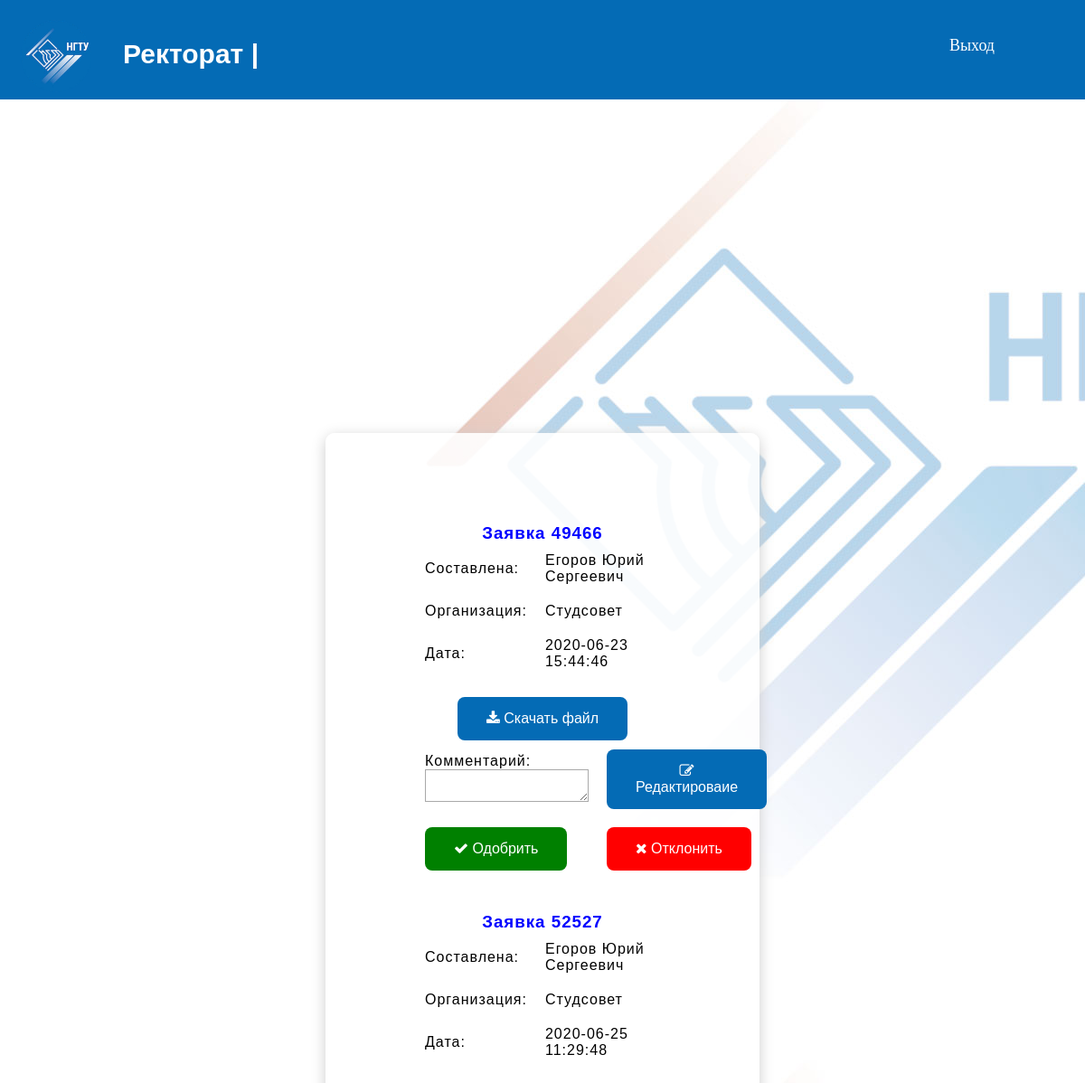
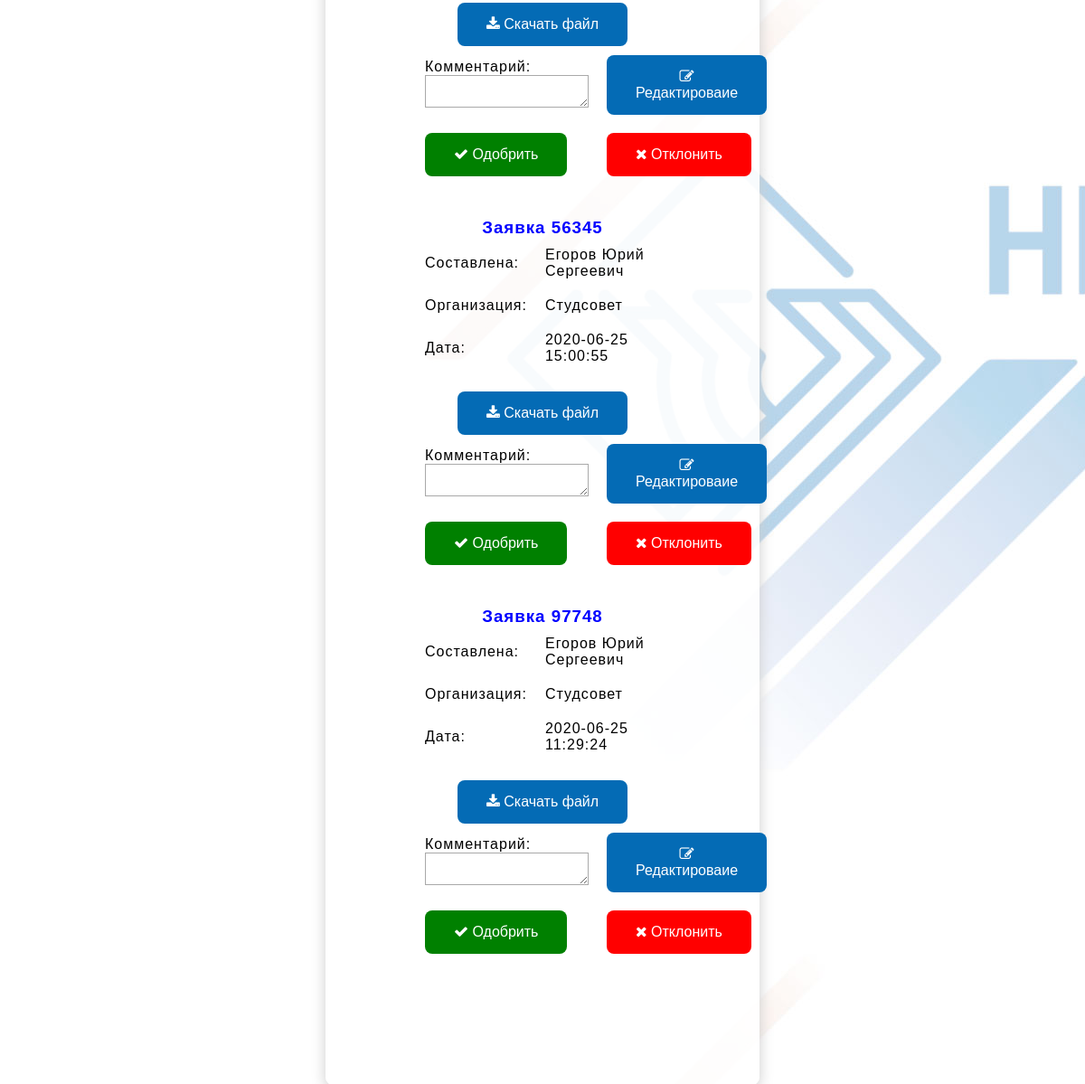
Screenshot of /office.php with the database file from the repository (2 pictures, top to bottom).
### tables this page shows
CREATE TABLE `stud_sovet` (
  `id` int(11) NOT NULL,
  `om` varchar(255) NOT NULL,
  `id_account` int(11) NOT NULL,
  `id_org` int(11) NOT NULL,
  `status` int(11) NOT NULL,
  `date` varchar(255) NOT NULL,
  `date_con` varchar(255) NOT NULL,
  `comment` varchar(1000) NOT NULL
);

CREATE TABLE `accounts` (
  `id` int(11) NOT NULL,
  `login` varchar(50) NOT NULL,
  `password` varchar(50) NOT NULL,
  `name` varchar(50) NOT NULL,
  `access` varchar(50) NOT NULL
);

CREATE TABLE `org` (
  `id` int(11) NOT NULL,
  `name` varchar(255) NOT NULL
);

### office.php (the view, shortened to what this page needs)
<?php
require "db.php";
			$query = "SELECT * FROM `accounts` WHERE `id` ='{$statistics['id_account']}'";
			$account = mysqli_query($linki, $query) or die('2Запрос не удался: ' . mysql_error());
			$account = mysqli_fetch_array($account);
?>
<!DOCTYPE html>
<html lang="ru">
<head>
<link rel="stylesheet" href="font-awesome-4.7.0/css/font-awesome.min.css">
</head>
<header>
	<?php require "header.php";?>
</header>
<body>
 <div class="fon">
						<?PHP
						    $query = "SELECT * FROM `stud_sovet` WHERE `status` ='0'";
							$statistics = mysqli_query($linki, $query) or die('1Запрос не удался: ' . mysql_error());
							while ($row = mysqli_fetch_array($statistics)){
							?>
						<center>
						<h3><b>Заявка <?PHP echo $row['id'];?></b></h3>
						 <table cellspacing="0">
					     <tr>
						 <td>Составлена:</td><td><?PHP echo $account['name'];?></td>
					     </tr>
						 <tr>
						 <td>Организация:</td><td><?PHP
						    $query = "SELECT * FROM `org` WHERE `id` ='{$row['id_org']}'";
							$org = mysqli_query($linki, $query) or die('2Запрос не удался: ' . mysql_error());
							$org = mysqli_fetch_array($org);
						    echo $org['name'];?></td>
					     </tr>
						 <tr>
						 <td>Дата:</td><td><?PHP echo $row['date'];?></td>
					     </tr>
						 <tr>
						 <td>
						 </table>
						 <form method="POST" action="upload/download.php">
						 <button type="submit" class="button" name="download" value="<?PHP echo $row['om'] . ".docx" ?>"><i class="fa fa-download"></i>
							Скачать файл
						</button></form>
						   <table cellspacing="0">
						  <tr>
						<td><form method="POST" action="office.php"><p>Комментарий:</p>
						<textarea name="comment"></textarea>
						</td>
						<td>
						 <button type="submit" class="button" name="edit" value="<?PHP echo $row['id'] ?>"><i class="fa fa-edit"></i>
							Редактироваие
						</button></td>
					     </tr><tr>
						 <td><form method="POST" action="office.php">
						 <button type="submit" class="approve" name="approve" value="<?PHP echo $row['id'] ?>"><i class="fa fa-check"></i>
							Одобрить
						</button></td>
						<td><button type="submit" class="reject" name="reject" value="<?PHP echo $row['id'] ?>"><i class="fa fa-close"></i>
							Отклонить
						</button></td></form>
					     </tr>
						</table><br><br>
						<?PHP
						}
						?>
</div>
</body>
</html>

### header.php
 <a href="index.php" class="name"><img src="images/log.png" width="100"
  height="100" alt="logo"></a>
  <a href="index.php" class="logo">
  <?php
if ($_SESSION['logged_user']['access'] == 1){ echo "Студсовет"; }
else { echo "Ректорат"; }
			echo " | ";
			echo $_SESSION['logged_user']['name']; ?></a>
   <nav>
  <a href='logout.php' class='glo'>Выход</a>
 </nav>

### rows the page displays
stud_sovet: id "49466", id_account.name "Егоров Юрий Сергеевич", id_org.name "Студсовет", date "2020-06-23 15:44:46"
stud_sovet: id "52527", id_account.name "Егоров Юрий Сергеевич", id_org.name "Студсовет", date "2020-06-25 11:29:48"
stud_sovet: id "56345", id_org.name "Студсовет", date "2020-06-25 15:00:55"
accounts: name "Егоров Юрий Сергеевич"
stud_sovet: id "97748", id_account.name "Егоров Юрий Сергеевич", id_org.name "Студсовет", date "2020-06-25 11:29:24"
